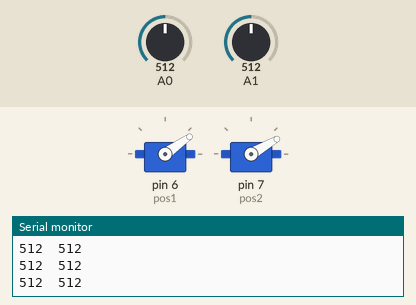
Simulated run of this sketch. Board: Arduino Uno, built with avr-gcc and run on an emulated ATmega328P. On the bench: 2 × servo, the last lines printed to the serial monitor. Inputs (shaded band) come from the test bench; at power-on: A0 = 512, A1 = 512.

Above: at 1.2 s.
1.3 s: A0 set to 716
At 1.8 s:
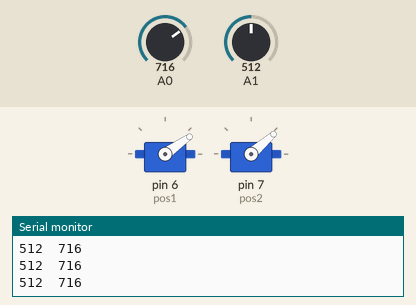
2.8 s: A1 set to 716
At 3.2 s:
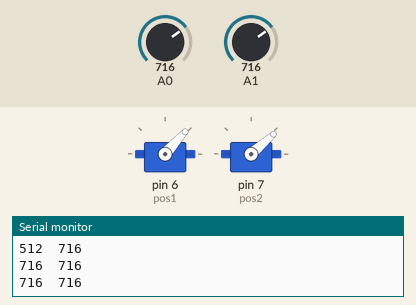
4.3 s: A1 set to 900
At 5.6 s:
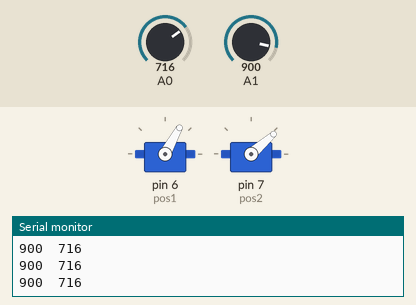
5.9 s: A0 set to 511
At 7.1 s:
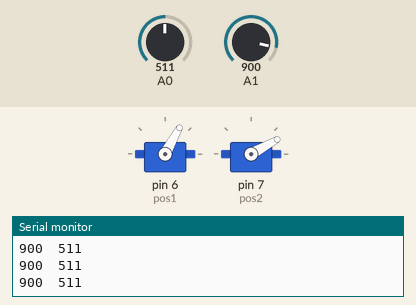
7.4 s: A0 set to 306
At 8.7 s:
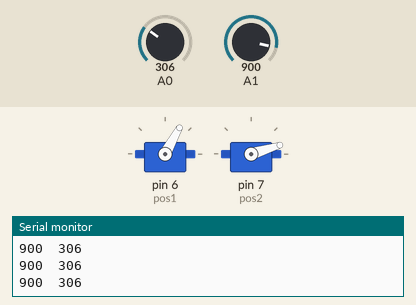
9.0 s: A1 set to 511
At 10.1 s:
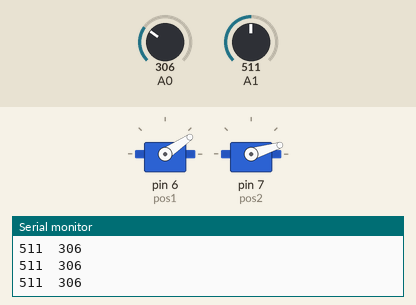
Timing chart, 0 to 11.5 s (numbered marks = the images above; inputs shaded):
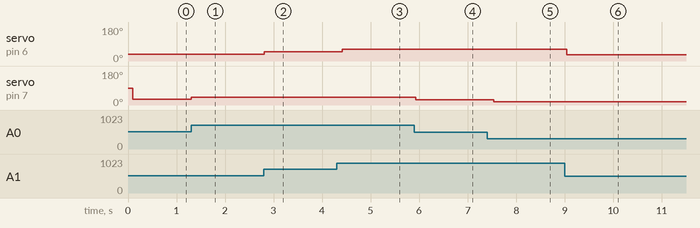

The sketch:

Servomotor_joystick.ino
```cpp
#include <Servo.h>

int vrx = A1, vry = A0;
int pos1 = 6, pos2 = 7;
Servo servo_1;
Servo servo_2;

void setup() {
  Serial.begin(9600);
  servo_1.attach(pos1);
  servo_2.attach(pos2);

  servo_1.write(90);
  servo_2.write(90);
}

void loop() {
  angle_move(servo_1, vrx , 0 , 70 );//fb
  angle_move(servo_2, vry , 0 , 60 );//up_down
  Serial.println(" ");
}

void angle_move(Servo &servo, int module , int angle_min , int angle_max) {
  int sensor_value = analogRead(module);
  int angle = map(sensor_value, 0, 1023, angle_min , angle_max );
  servo.write(angle);
 /* Serial.print("Angle: ");
  Serial.print(angle);
  Serial.print("   Sensor: ");
  Serial.println(module);*/
  Serial.print(sensor_value); Serial.print("  ");
  delay(100);
}
```

Measured:
- after the input at 1.3 s, servo on pin 7 (pos2): 30° → 41° at once
- after the input at 2.8 s, servo on pin 6 (pos1): 35° → 48° at once
- after the input at 4.3 s, servo on pin 6 (pos1): 48° → 61° after 0.12 s
- after the input at 5.9 s, servo on pin 7 (pos2): 41° → 29° at once
- after the input at 7.4 s, servo on pin 7 (pos2): 29° → 17° after 0.13 s
- after the input at 9.0 s, servo on pin 6 (pos1): 61° → 34° at once
